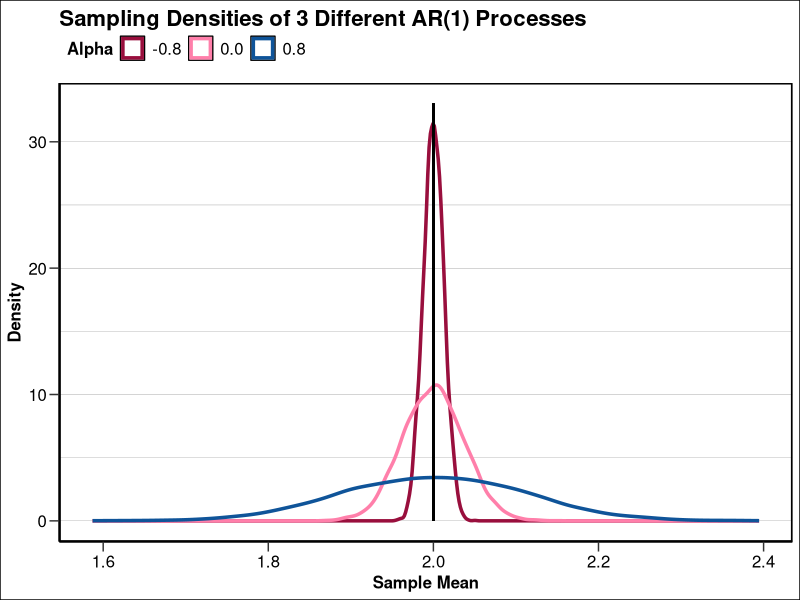

Write R code to recreate this figure. (Note: this script raises an error after producing the figure.)
## ---- chunk 1
library(dplyr)
library(readr)
library(ggplot2)
library(lubridate)
library(forecast)
## ---- chunk 2
plot_theme <- theme(
    plot.title = element_text(
        size = 16, face = "bold", hjust = 0),
    plot.subtitle = element_text(
        size = 12, hjust = 0),
    axis.title = element_text(
        size = 12, face = "bold"),
    axis.text = element_text(
        size = 12),
    legend.title = element_text(
        size = 12, face = "bold"),
    legend.text = element_text(
        size = 12),
    axis.ticks.length = unit(0.25, "cm"),
    axis.line = element_line(
        linewidth = 0.7, color = "#000000"),
    panel.grid.minor.x = element_blank(),
    panel.grid.major.x = element_blank(),
    panel.grid.minor.y = element_line(
        linewidth = 0.1, color = "gray50"),
    panel.grid.major.y = element_line(
        linewidth = 0.1, color = "gray50"),
    panel.border = element_rect(
        color = "#000000", fill = NA, linewidth = 1.0),
    panel.background = element_rect(
        fill = "#FFFFFF"),
    plot.background = element_rect(
        fill = "#FFFFFF"),
    legend.position = "top",
    legend.justification = "left"
)

theme_set(plot_theme)
## ---- chunk 3
ar_simulation <- function(alpha, mu = 2, n = 500, iter = 5000) {
    # Switch between variances
    if (alpha == 0) {
        var <- 0.25 / (1 - 0.8^2)
    } else {
        var <- 0.25
    }

    # Switch between model specifications
    if (alpha == 0) {
        mod <- list()
    } else {
        mod <- list(ar = c(alpha))
    }

    # Pre-allocate space
    mu_hat <- double(iter)

    # Run the simulation
    for (i in 1:iter) {
        simul <- arima.sim(
            model = mod, n = n, sd = sqrt(var)) + mu
        mu_hat[i] <- mean(simul)
    }
    out <- list(
        xbar = mean(mu_hat),
        sd = sd(mu_hat),
        means = mu_hat)
    return(out)
}
## ---- chunk 4
simul_1 <- ar_simulation(alpha = -0.8)
simul_2 <- ar_simulation(alpha = 0.0)
simul_3 <- ar_simulation(alpha = 0.8)
## ---- chunk 5
mean_data <- tibble(
    xbar_1 = simul_1$means,
    xbar_2 = simul_2$means,
    xbar_3 = simul_3$means,
)

colors <- c("-0.8" = "#990F3D", "0.0" = "#FF7FAA", "0.8" = "#0F5499")

density_chart <- ggplot(
    data = mean_data
) +
    geom_density(
        aes(x = xbar_1, color = "-0.8"),
        linewidth = 1.2
) +
    geom_density(
        aes(x = xbar_2, color = "0.0"),
        linewidth = 1.2
) +
    geom_density(
        aes(x = xbar_3, color = "0.8"),
        linewidth = 1.2
) +
    geom_segment(
        aes(x = 2, y = 0, xend = 2, yend = 33),
        linewidth = 0.8
) +
    labs(
        x = "Sample Mean",
        y = "Density",
        title = "Sampling Densities of 3 Different AR(1) Processes",
        color = "Alpha"
) +
    scale_color_manual(
        values = colors
)

print(density_chart)
## ---- chunk 6
gdp <- read_csv("./data/canadaGDP.csv", col_names = TRUE) %>%
    rename(date = `...1`) %>%
    mutate(date = ymd(date))

log_gdp <- tibble(
    date = gdp$date[13:276],
    growth = diff(log(gdp$GDP), lag = 12)
)

gdp_train <- log_gdp %>%
    filter(date >= "2010-01-01" & date <= "2017-12-01") %>%
    select(growth) %>%
    ts(start = c(2010, 01), frequency = 12)

gdp_test <- log_gdp %>%
    filter(date >= "2018-01-01") %>%
    select(growth) %>%
    ts(start = c(2018, 01), frequency = 12)

gdp_chart <- ggplot(
    data = gdp_train,
    aes(x = date, y = growth)
) +
    geom_line(
        linewidth = 1.2,
        color = "#990F3D"
) +
    labs(
        x = "Date",
        y = "Growth Rate",
        title = "Annualized log-growth rate of Canadian GDP"
)

print(gdp_chart)

acf(gdp_train, lag.max = 100, main = "ACF")
pacf(gdp_train, lag.max = 100, main = "PACF")
## ---- chunk 7
model_selector <- function(data, max_order) {
    # Pre-allocate space
    aic <- double(max_order)

    # Fit AR model for each order and get AIC
    for (i in 1:max_order) {
        mod <- arima(data, order = c(i, 0, 0), method = "ML")
        aic[i] <- mod$aic
    }
    out <- list(
        best_order = which.min(aic), aic = min(aic)
    )
    return(out)
}

model_selector(gdp_train, max_order = 12)
## ---- chunk 8
ar_mod <- arima(gdp_train, order = c(9, 0, 0), method = "ML")
tsdiag(ar_mod)
## ---- chunk 9
ar_forecast <- forecast(ar_mod, h = 24)

ar_data <- ar_forecast %>%
    as_tibble() %>%
    mutate(
        date = seq(ym("2018-01"), ym("2019-12"), by = "1 month"),
        actual = as.vector(gdp_test)) %>%
    select(-`Lo 80`, -`Hi 80`) %>%
    rename(
        forecast = `Point Forecast`,
        lower = `Lo 95`,
        upper = `Hi 95`) %>%
    relocate(c(date, actual), .before = forecast)

colors <- c(
    "Actual" = "#000000", "AR(9)" = "#0F5499", "Exponential" = "#00A0DD",
    "PI (AR)" = "#990F3D", "PI (Exp)" = "#FF7FAA"
)

ar_chart <- ggplot(
    data = ar_data,
    aes(x = date)
) +
    geom_line(
        aes(y = actual, color = "Actual"),
        linewidth = 1.2
) +
    geom_line(
        aes(y = forecast, color = "AR(9)"),
        linewidth = 1.2
) +
    geom_line(
        aes(y = lower, color = "PI (AR)"),
        linewidth = 1.0,
        linetype = "dashed"
) +
    geom_line(
        aes(y = upper, color = "PI (AR)"),
        linewidth = 1.0,
        linetype = "dashed"
) +
    labs(
        x = "Date",
        y = "Growth Rate",
        title = "Forecasted vs. Actual Growth Rates",
        color = "Series"
) +
    scale_color_manual(
        values = colors
)

print(ar_chart)
## ---- chunk 10
exp_mod <- HoltWinters(
    x = gdp_train_ts,
    start.periods = 2,
)

exp_forecast <- forecast(hw_mod, h = 24)

exp_data <- hw_forecast %>%
    as_tibble() %>%
    mutate(
        date = seq(ym("2018-01"), ym("2019-12"), by = "1 month"),
        actual = as.vector(gdp_test)) %>%
    select(-`Lo 80`, -`Hi 80`) %>%
    rename(
        forecast = `Point Forecast`,
        lower = `Lo 95`,
        upper = `Hi 95`) %>%
    relocate(c(date, actual), .before = forecast)

exp_chart <- ar_chart +
    geom_line(
        data = hw_data,
        aes(x = date, y = forecast, color = "Exponential"),
        linewidth = 1.2
) +
    geom_line(
        data = hw_data,
        aes(x = date, y = lower, color = "PI (Exp)"),
        linewidth = 1.0,
        linetype = "dashed"
) +
    geom_line(
        data = hw_data,
        aes(x = date, y = upper, color = "PI (Exp)"),
        linewidth = 1.0,
        linetype = "dashed"
)

print(hw_chart)
## ---- chunk 11
mean_sq_err <- function(obs, pred) {
    diff_sq  <- (obs - pred)^2
    mse <- mean(diff_sq)
    return(mse)
}

mean_sq_err(ar_data$actual, ar_data$forecast)
mean_sq_err(exp_data$actual, exp_data$forecast)
